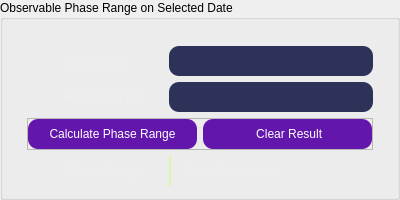
           <widget class="QGroupBox" name="datetime_groupBox_2">
            <property name="sizePolicy">
             <sizepolicy hsizetype="Expanding" vsizetype="Expanding">
              <horstretch>0</horstretch>
              <verstretch>0</verstretch>
             </sizepolicy>
            </property>
            <property name="minimumSize">
             <size>
              <width>400</width>
              <height>200</height>
             </size>
            </property>
            <property name="maximumSize">
             <size>
              <width>550</width>
              <height>16777215</height>
             </size>
            </property>
            <property name="styleSheet">
             <string notr="true">QLineEdit {
background: #2d3259;
border-radius: 10px;
color: #eeeeee;
font-family:Arial ;
padding: 5px;
}

QLineEdit:focus {
border: 2px solid #5190CB;

}</string>
            </property>
            <property name="title">
             <string>Observable Phase Range on Selected Date</string>
            </property>
            <layout class="QGridLayout" name="gridLayout_18">
             <property name="leftMargin">
              <number>24</number>
             </property>
             <property name="rightMargin">
              <number>24</number>
             </property>
             <item row="2" column="2" colspan="2">
              <widget class="QLineEdit" name="reftimelineEdit">
               <property name="minimumSize">
                <size>
                 <width>0</width>
                 <height>30</height>
                </size>
               </property>
               <property name="maximumSize">
                <size>
                 <width>16777215</width>
                 <height>30</height>
                </size>
               </property>
               <property name="font">
                <font>
                 <family>Arial</family>
                 <pointsize>11</pointsize>
                </font>
               </property>
               <property name="styleSheet">
                <string notr="true"/>
               </property>
               <property name="clearButtonEnabled">
                <bool>true</bool>
               </property>
              </widget>
             </item>
             <item row="1" column="2" colspan="2">
              <widget class="QLineEdit" name="periodlineEdit">
               <property name="minimumSize">
                <size>
                 <width>0</width>
                 <height>30</height>
                </size>
               </property>
               <property name="maximumSize">
                <size>
                 <width>16777215</width>
                 <height>30</height>
                </size>
               </property>
               <property name="font">
                <font>
                 <family>Arial</family>
                 <pointsize>11</pointsize>
                </font>
               </property>
               <property name="styleSheet">
                <string notr="true"/>
               </property>
               <property name="text">
                <string/>
               </property>
               <property name="clearButtonEnabled">
                <bool>true</bool>
               </property>
              </widget>
             </item>
             <item row="5" column="0">
              <widget class="QLabel" name="phrangeiconlabel">
               <property name="minimumSize">
                <size>
                 <width>28</width>
                 <height>30</height>
                </size>
               </property>
               <property name="maximumSize">
                <size>
                 <width>28</width>
                 <height>30</height>
                </size>
               </property>
               <property name="text">
                <string/>
               </property>
               <property name="pixmap">
                <pixmap resource="../icon.qrc">:/icon/icon/range.svg</pixmap>
               </property>
               <property name="scaledContents">
                <bool>true</bool>
               </property>
              </widget>
             </item>
             <item row="2" column="0">
              <widget class="QLabel" name="reftimeiconlabel">
               <property name="minimumSize">
                <size>
                 <width>30</width>
                 <height>30</height>
                </size>
               </property>
               <property name="maximumSize">
                <size>
                 <width>30</width>
                 <height>30</height>
                </size>
               </property>
               <property name="text">
                <string/>
               </property>
               <property name="pixmap">
                <pixmap resource="../icon.qrc">:/icon/icon/reftime.svg</pixmap>
               </property>
               <property name="scaledContents">
                <bool>true</bool>
               </property>
              </widget>
             </item>
             <item row="0" column="3">
              <spacer name="verticalSpacer_4">
               <property name="orientation">
                <enum>Qt::Vertical</enum>
               </property>
               <property name="sizeType">
                <enum>QSizePolicy::Fixed</enum>
               </property>
               <property name="sizeHint" stdset="0">
                <size>
                 <width>20</width>
                 <height>15</height>
                </size>
               </property>
              </spacer>
             </item>
             <item row="2" column="1">
              <widget class="QLabel" name="reftimetextLabel">
               <property name="minimumSize">
                <size>
                 <width>75</width>
                 <height>30</height>
                </size>
               </property>
               <property name="maximumSize">
                <size>
                 <width>80</width>
                 <height>30</height>
                </size>
               </property>
               <property name="font">
                <font>
                 <family>Segoe UI</family>
                 <pointsize>10</pointsize>
                </font>
               </property>
               <property name="text">
                <string>&lt;html&gt;&lt;head/&gt;&lt;body&gt;&lt;p&gt;&lt;span style=&quot; color:#eeeeee;&quot;&gt;Ref Time (T&lt;/span&gt;&lt;span style=&quot; color:#eeeeee; vertical-align:sub;&quot;&gt;0&lt;/span&gt;&lt;span style=&quot; color:#eeeeee;&quot;&gt;):&lt;/span&gt;&lt;/p&gt;&lt;/body&gt;&lt;/html&gt;</string>
               </property>
              </widget>
             </item>
             <item row="1" column="1">
              <widget class="QLabel" name="periodtextLabel">
               <property name="minimumSize">
                <size>
                 <width>75</width>
                 <height>30</height>
                </size>
               </property>
               <property name="maximumSize">
                <size>
                 <width>75</width>
                 <height>30</height>
                </size>
               </property>
               <property name="font">
                <font>
                 <family>Segoe UI</family>
                 <pointsize>10</pointsize>
                </font>
               </property>
               <property name="text">
                <string>&lt;html&gt;&lt;head/&gt;&lt;body&gt;&lt;p&gt;&lt;span style=&quot; color:#eeeeee;&quot;&gt;Period (P):&lt;/span&gt;&lt;/p&gt;&lt;/body&gt;&lt;/html&gt;</string>
               </property>
              </widget>
             </item>
             <item row="1" column="0">
              <widget class="QLabel" name="periodiconlabel">
               <property name="minimumSize">
                <size>
                 <width>30</width>
                 <height>30</height>
                </size>
               </property>
               <property name="maximumSize">
                <size>
                 <width>30</width>
                 <height>30</height>
                </size>
               </property>
               <property name="text">
                <string/>
               </property>
               <property name="pixmap">
                <pixmap resource="../icon.qrc">:/icon/icon/period.png</pixmap>
               </property>
               <property name="scaledContents">
                <bool>true</bool>
               </property>
              </widget>
             </item>
             <item row="5" column="1">
              <widget class="QLabel" name="phrangeTextLabel">
               <property name="minimumSize">
                <size>
                 <width>100</width>
                 <height>30</height>
                </size>
               </property>
               <property name="maximumSize">
                <size>
                 <width>75</width>
                 <height>30</height>
                </size>
               </property>
               <property name="font">
                <font>
                 <family>Segoe UI</family>
                 <pointsize>10</pointsize>
                </font>
               </property>
               <property name="text">
                <string>&lt;html&gt;&lt;head/&gt;&lt;body&gt;&lt;p&gt;&lt;span style=&quot; color:#eeeeee;&quot;&gt;Phase Range:&lt;/span&gt;&lt;/p&gt;&lt;/body&gt;&lt;/html&gt;</string>
               </property>
              </widget>
             </item>
             <item row="5" column="2" colspan="2">
              <widget class="QLineEdit" name="opr_resultlineEdit">
               <property name="minimumSize">
                <size>
                 <width>0</width>
                 <height>30</height>
                </size>
               </property>
               <property name="maximumSize">
                <size>
                 <width>16777215</width>
                 <height>30</height>
                </size>
               </property>
               <property name="font">
                <font>
                 <family>Arial</family>
                 <pointsize>11</pointsize>
                </font>
               </property>
               <property name="styleSheet">
                <string notr="true">QLineEdit {
background: transparent;
border-radius: 0px;
border-left: 2px solid #DAF7A6;
color: #eeeeee;
font-family:Arial ;
padding-left: 10px;
}
</string>
               </property>
               <property name="readOnly">
                <bool>true</bool>
               </property>
               <property name="placeholderText">
                <string>Result screen</string>
               </property>
              </widget>
             </item>
             <item row="3" column="0" colspan="4">
              <widget class="QFrame" name="phrangeBtnsframe">
               <property name="maximumSize">
                <size>
                 <width>16777215</width>
                 <height>40</height>
                </size>
               </property>
               <property name="frameShape">
                <enum>QFrame::StyledPanel</enum>
               </property>
               <property name="frameShadow">
                <enum>QFrame::Raised</enum>
               </property>
               <layout class="QHBoxLayout" name="horizontalLayout_4">
                <property name="leftMargin">
                 <number>0</number>
                </property>
                <property name="topMargin">
                 <number>0</number>
                </property>
                <property name="rightMargin">
                 <number>0</number>
                </property>
                <property name="bottomMargin">
                 <number>0</number>
                </property>
                <item>
                 <widget class="QPushButton" name="oprcalcBtn">
                  <property name="minimumSize">
                   <size>
                    <width>0</width>
                    <height>30</height>
                   </size>
                  </property>
                  <property name="styleSheet">
                   <string notr="true">QPushButton{
background-color:  #6316AC;
border-radius: 10px;
	color: rgb(255, 255, 255);
}
QPushButton:hover{
background-color: #765cde;
}

QPushButton:pressed {
    background-color: #7e31b5;
}</string>
                  </property>
                  <property name="text">
                   <string>Calculate Phase Range</string>
                  </property>
                  <property name="icon">
                   <iconset resource="../icon.qrc">
                    <normaloff>:/icon/icon/bar-chart-2.svg</normaloff>:/icon/icon/bar-chart-2.svg</iconset>
                  </property>
                  <property name="autoDefault">
                   <bool>true</bool>
                  </property>
                  <property name="flat">
                   <bool>false</bool>
                  </property>
                 </widget>
                </item>
                <item>
                 <widget class="QPushButton" name="oprclearBtn">
                  <property name="minimumSize">
                   <size>
                    <width>0</width>
                    <height>30</height>
                   </size>
                  </property>
                  <property name="styleSheet">
                   <string notr="true">QPushButton{
background-color:  #6316AC;
border-radius: 10px;
	color: rgb(255, 255, 255);
}
QPushButton:hover{
background-color: #765cde;
}

QPushButton:pressed {
    background-color: #7e31b5;
}</string>
                  </property>
                  <property name="text">
                   <string> Clear Result</string>
                  </property>
                  <property name="icon">
                   <iconset resource="../icon.qrc">
                    <normaloff>:/icon/icon/refresh-cw.svg</normaloff>:/icon/icon/refresh-cw.svg</iconset>
                  </property>
                  <property name="autoDefault">
                   <bool>true</bool>
                  </property>
                 </widget>
                </item>
               </layout>
              </widget>
             </item>
            </layout>
           </widget>
